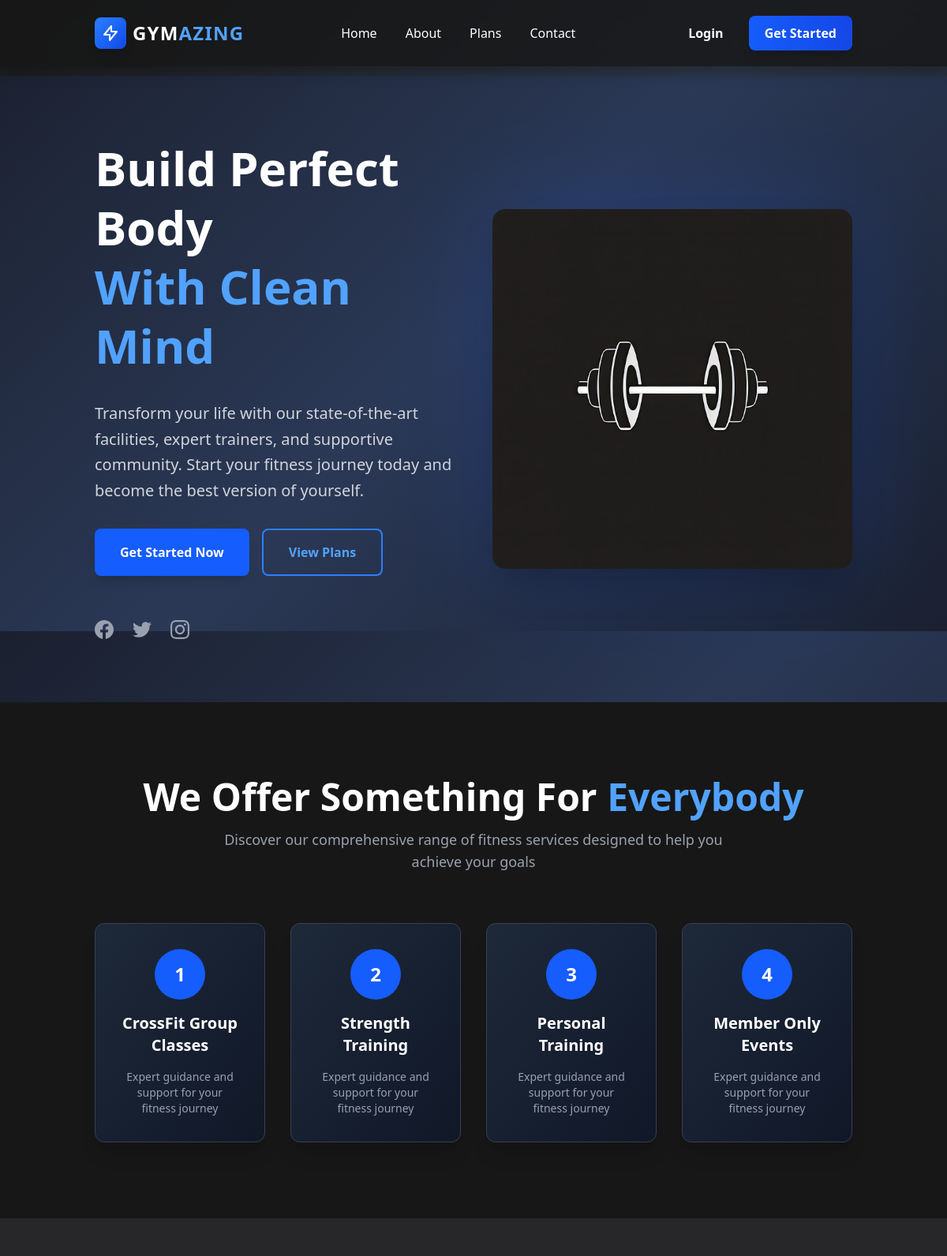
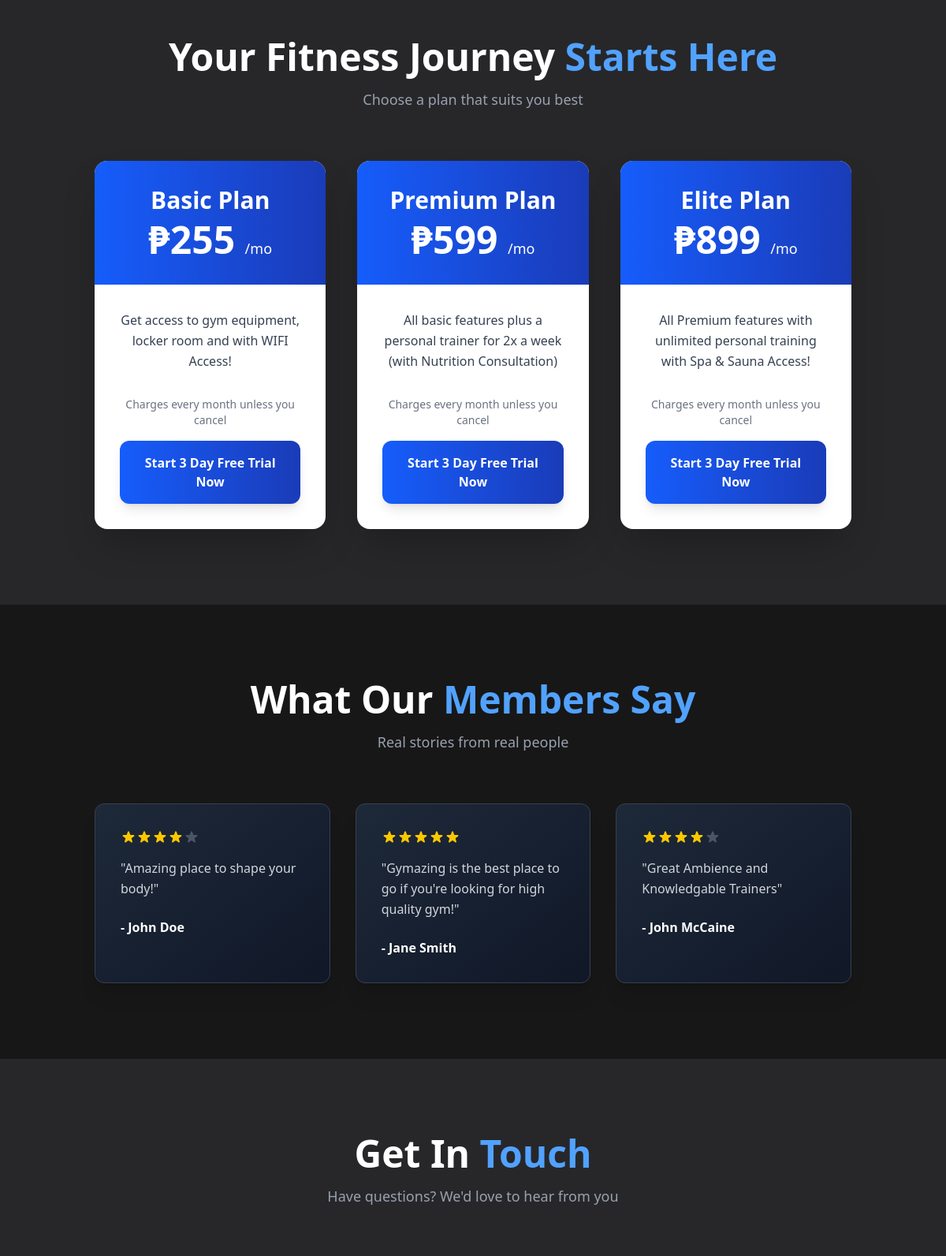
The page / (upper part) on the database its author committed (2 pictures, top to bottom).
### tables this page shows
CREATE TABLE `membership_plans` (
  `plan_id` int(11) NOT NULL,
  `plan_name` varchar(50) NOT NULL,
  `description` varchar(255) NOT NULL,
  `duration_months` int(11) NOT NULL,
  `price` decimal(8,2) NOT NULL,
  `status` enum('active','inactive','removed','') NOT NULL
);

### App/Controller.php (called while the page is built, shortened)
<?php
    class Controller {
        protected function view($view, $data=[]) {
            extract($data);
            require __DIR__ . "/../views/{$view}.php";
        }
    }
?>

### App/controllers/HomeController.php (called while the page is built, shortened)
<?php
    require_once __DIR__ . "/../Controller.php";
    require_once __DIR__ . "/../models/Plan.php";
    require_once __DIR__ . "/../config/Database.php";
    class HomeController extends Controller {
        public function index() {
            $planModel = new Plan();
            $plans = $planModel->getAllPlans();
            $this->view('landingpage', [
                'plans' => $plans,
            ]);
        }
    }
?>

### public/index.php (called while the page is built, shortened)
<?php
    $app = new App();
    $app->run();
?>

### App/config/Database.php (called while the page is built, shortened)
<?php
    class Database {
        private $host = "localhost";
        private $user = "root";
        private $password = "";
        private $dbname = "gym";
        public function connect() {
            $this->conn = new PDO("mysql:host=$this->host;dbname=$this->dbname", $this->user, $this->password);
            return $this->conn;
        }
    }
?>

### App/models/Plan.php (called while the page is built, shortened)
<?php
    require_once __DIR__ . "../../config/Database.php";
    class Plan extends Database {
        public function getAllPlans() {
            $sql = "SELECT * FROM membership_plans ORDER BY price ASC";
            $query = $this->connect()->prepare($sql);
            if($query->execute()) {
                return $query->fetchAll();
            } else {
                return null;
            }
        }
    }
?>

### views/landingpage.php (the view, shortened to what this page needs)
<?php
    $testimonies = [
        ["name"=>"John Doe","rating"=>"4","comment"=>"Amazing place to shape your body!"],
        ["name"=>"Jane Smith","rating"=>"5","comment"=>"Gymazing is the best place to go if you're looking for high quality gym!"],
        ["name"=>"John McCaine","rating"=>"4","comment"=>"Great Ambience and Knowledgable Trainers"]
    ];
    $services = [
        ["service"=>"CrossFit Group Classes", "image"=>""],
        ["service"=>"Strength Training", "image"=>""],
        ["service"=>"Personal Training", "image"=>""],
        ["service"=>"Member Only Events", "image"=>""]
    ];
?>
<!DOCTYPE html>
<html lang="en">
<head>
    <script src="../public/assets/js/tailwindcss/tailwindcss.js"></script>
</head>
<body class="gradient-bg min-h-screen">
    <?php include_once '../views/layouts/header.php'?>
    <main class="min-h-screen">
        <section class="hero-section relative overflow-hidden">
            <div class="absolute inset-0 hero-gradient"></div>
            <div class="relative container mx-auto px-4 sm:px-6 lg:px-8 py-12 lg:py-20">
                <div class="grid grid-cols-1 lg:grid-cols-2 gap-8 lg:gap-12 items-center">
                    <div class="text-white space-y-6 lg:space-y-8 order-2 lg:order-1">
                        <div class="space-y-4">
                            <h1 class="font-bold text-4xl sm:text-5xl lg:text-6xl xl:text-7xl leading-tight">
                                Build Perfect Body<br>
                                <span class="text-blue-400">With Clean Mind</span>
                            </h1>
                        </div>
                        <div>
                            <p class="text-base sm:text-lg lg:text-xl text-gray-300 leading-relaxed max-w-xl">
                                Transform your life with our state-of-the-art facilities, expert trainers, and supportive community. Start your fitness journey today and become the best version of yourself.
                            </p>
                        </div>
                        <div class="flex flex-col sm:flex-row gap-4">
                            <button class="btn-primary px-8 py-4 bg-blue-600 hover:bg-blue-700 text-white font-semibold rounded-lg shadow-lg hover:shadow-xl transition-all duration-300">
                                Get Started Now
                            </button>
                            <button class="px-8 py-4 border-2 border-blue-500 text-blue-400 hover:bg-blue-500 hover:text-white font-semibold rounded-lg transition-all duration-300">
                                View Plans
                            </button>
                        </div>
                        <div class="flex items-center gap-6 pt-6">
                            <a href="#" class="text-gray-400 hover:text-blue-400 transition-colors duration-300">
                            </a>
                            <a href="#" class="text-gray-400 hover:text-blue-400 transition-colors duration-300">
                            </a>
                            <a href="#" class="text-gray-400 hover:text-blue-400 transition-colors duration-300">
                            </a>
                        </div>
                    </div>
                    <div class="order-1 lg:order-2 flex items-center justify-center">
                        <div class="relative w-full max-w-lg">
                            <img src="assets/images/image.png" alt="Fitness Training" class="relative rounded-2xl shadow-2xl w-full h-auto object-cover">
                        </div>
                    </div>
                </div>
            </div>
        </section>
        <section class="py-16 lg:py-24 bg-neutral-900" id="about">
            <div class="container mx-auto px-4 sm:px-6 lg:px-8">
                <div class="text-center mb-12 lg:mb-16">
                    <h2 class="text-3xl sm:text-4xl lg:text-5xl font-bold text-white mb-4">
                        We Offer Something For <span class="text-blue-400">Everybody</span>
                    </h2>
                    <p class="text-gray-400 text-lg max-w-2xl mx-auto">
                        Discover our comprehensive range of fitness services designed to help you achieve your goals
                    </p>
                </div>
                <div class="grid grid-cols-1 sm:grid-cols-2 lg:grid-cols-4 gap-6 lg:gap-8">
                    <?php foreach ($services as $index => $service) {?>
                        <div class="service-card bg-gradient-to-br from-gray-800 to-gray-900 rounded-xl p-8 shadow-xl border border-gray-700 hover:border-blue-500 cursor-pointer">
                            <div class="flex flex-col items-center text-center space-y-4">
                                <div class="w-16 h-16 bg-blue-600 rounded-full flex items-center justify-center">
                                    <span class="text-2xl font-bold text-white"><?= $index + 1 ?></span>
                                </div>
                                <h3 class="text-xl font-bold text-white"><?= $service['service'] ?></h3>
                                <p class="text-gray-400 text-sm">Expert guidance and support for your fitness journey</p>
                            </div>
                        </div>
                    <?php }?>
                </div>
            </div>
        </section>
        <section class="py-16 lg:py-24 bg-zinc-800" id="plans">
            <div class="container mx-auto px-4 sm:px-6 lg:px-8">
                <div class="text-center mb-12 lg:mb-16">
                    <h2 class="text-3xl sm:text-4xl lg:text-5xl font-bold text-white mb-4">
                        Your Fitness Journey <span class="text-blue-400">Starts Here</span>
                    </h2>
                    <p class="text-gray-400 text-lg">Choose a plan that suits you best</p>
                </div>
                <div class="grid grid-cols-1 md:grid-cols-2 lg:grid-cols-3 gap-8 lg:gap-10 max-w-7xl mx-auto">
                    <?php foreach($plans as $plan) { if($plan['status'] != 'inactive' && $plan['status'] != "removed") { ?>
                        <div class="plan-card bg-white rounded-2xl shadow-2xl overflow-hidden flex flex-col transition-all duration-250 ease-in-out">
                            <div class="bg-gradient-to-r from-blue-600 to-blue-800 p-8 text-center text-white">
                                <h3 class="text-3xl font-bold mb-2"><?= $plan['plan_name'] ?></h3>
                                <div class="text-5xl font-bold">
                                    <?= "₱" . number_format($plan['price']) ?>
                                    <span class="text-lg font-normal">/mo</span>
                                </div>
                            </div>
                            <div class="flex-1 p-8 flex flex-col">
                                <p class="text-gray-700 text-center mb-8 leading-relaxed flex-1">
                                    <?= $plan['description'] ?>
                                </p>
                                <div class="space-y-4">
                                    <p class="text-sm text-gray-500 text-center">
                                        Charges every month unless you cancel
                                    </p>
                                    <button class="w-full px-6 py-4 bg-gradient-to-r from-blue-600 to-blue-800 hover:from-blue-700 hover:to-blue-900 text-white font-semibold rounded-xl shadow-lg hover:shadow-xl transition-all duration-300 transform hover:scale-105">
                                        Start 3 Day Free Trial Now
                                    </button>
                                </div>
                            </div>
                        </div>
                    <?php } }?>
                </div>
            </div>
        </section>
        <section class="py-16 lg:py-24 bg-neutral-900">
            <div class="container mx-auto px-4 sm:px-6 lg:px-8">
                <div class="text-center mb-12 lg:mb-16">
                    <h2 class="text-3xl sm:text-4xl lg:text-5xl font-bold text-white mb-4">
                        What Our <span class="text-blue-400">Members Say</span>
                    </h2>
                    <p class="text-gray-400 text-lg">Real stories from real people</p>
                </div>
                <div class="grid grid-cols-1 md:grid-cols-2 lg:grid-cols-3 gap-8 max-w-6xl mx-auto">
                    <?php foreach($testimonies as $testimony) { ?>
                        <div class="bg-gradient-to-br from-gray-800 to-gray-900 rounded-xl p-8 shadow-xl border border-gray-700 hover:border-blue-500 transition-all duration-300">
                            <div class="flex items-center mb-4">
                                <?php for($i = 0; $i < 5; $i++) { ?>
                                    <svg class="w-5 h-5 <?= $i < $testimony['rating'] ? 'text-yellow-400' : 'text-gray-600' ?>" fill="currentColor" viewBox="0 0 20 20">
                                        <path d="M9.049 2.927c.3-.921 1.603-.921 1.902 0l1.07 3.292a1 1 0 00.95.69h3.462c.969 0 1.371 1.24.588 1.81l-2.8 2.034a1 1 0 00-.364 1.118l1.07 3.292c.3.921-.755 1.688-1.54 1.118l-2.8-2.034a1 1 0 00-1.175 0l-2.8 2.034c-.784.57-1.838-.197-1.539-1.118l1.07-3.292a1 1 0 00-.364-1.118L2.98 8.72c-.783-.57-.38-1.81.588-1.81h3.461a1 1 0 00.951-.69l1.07-3.292z"/>
                                    </svg>
                                <?php } ?>
                            </div>
                            <p class="text-gray-300 mb-6 leading-relaxed">"<?= $testimony['comment'] ?>"</p>
                            <p class="text-white font-semibold">- <?= $testimony['name'] ?></p>
                        </div>
                    <?php } ?>
                </div>
            </div>
        </section>
        <section id="contact" class="py-16 lg:py-24 bg-zinc-800">
            <div class="container mx-auto px-4 sm:px-6 lg:px-8">
                <div class="text-center mb-12 lg:mb-16">
                    <h2 class="text-3xl sm:text-4xl lg:text-5xl font-bold text-white mb-4">
                        Get In <span class="text-blue-400">Touch</span>
                    </h2>
                    <p class="text-gray-400 text-lg">Have questions? We'd love to hear from you</p>
                </div>
            </div>
        </section>
    </main>
</body>
</html>

### views/landingpage.php (style rules this page uses)
.gradient-bg { background: linear-gradient(135deg, #1a1a1a 0%, #2d3748 50%, #1a1a1a 100%); }
.hero-gradient { background: linear-gradient(135deg, rgba(29, 78, 216, 0.1) 0%, rgba(30, 58, 138, 0.2) 100%); }
* { transition: transform 0.3s ease, box-shadow 0.3s ease; }

### views/layouts/header.php (style rules this page uses)
html { scroll-behavior: smooth; }

### rows shown on the page
membership_plans: plan_name "Basic Plan", price "255", description "Get access to gym equipment, locker room and with WIFI Access!"
membership_plans: plan_name "Premium Plan", price "599", description "All basic features plus a personal trainer for 2x a week (with Nutrition Consultation)"
membership_plans: plan_name "Elite Plan", price "899", description "All Premium features with unlimited personal training with Spa & Sauna Access!"

### other values the page prints
$item['navItem'] "Home"
$item['navItem'] "About"
$item['navItem'] "Plans"
$item['navItem'] "Contact"
$service['service'] "CrossFit Group Classes"
$service['service'] "Strength Training"
$service['service'] "Personal Training"
$service['service'] "Member Only Events"
$testimony['comment'] "Amazing place to shape your body!"
$testimony['name'] "John Doe"
$testimony['comment'] "Gymazing is the best place to go if you're looking for high quality gym!"
$testimony['name'] "Jane Smith"
$testimony['comment'] "Great Ambience and Knowledgable Trainers"
$testimony['name'] "John McCaine"
